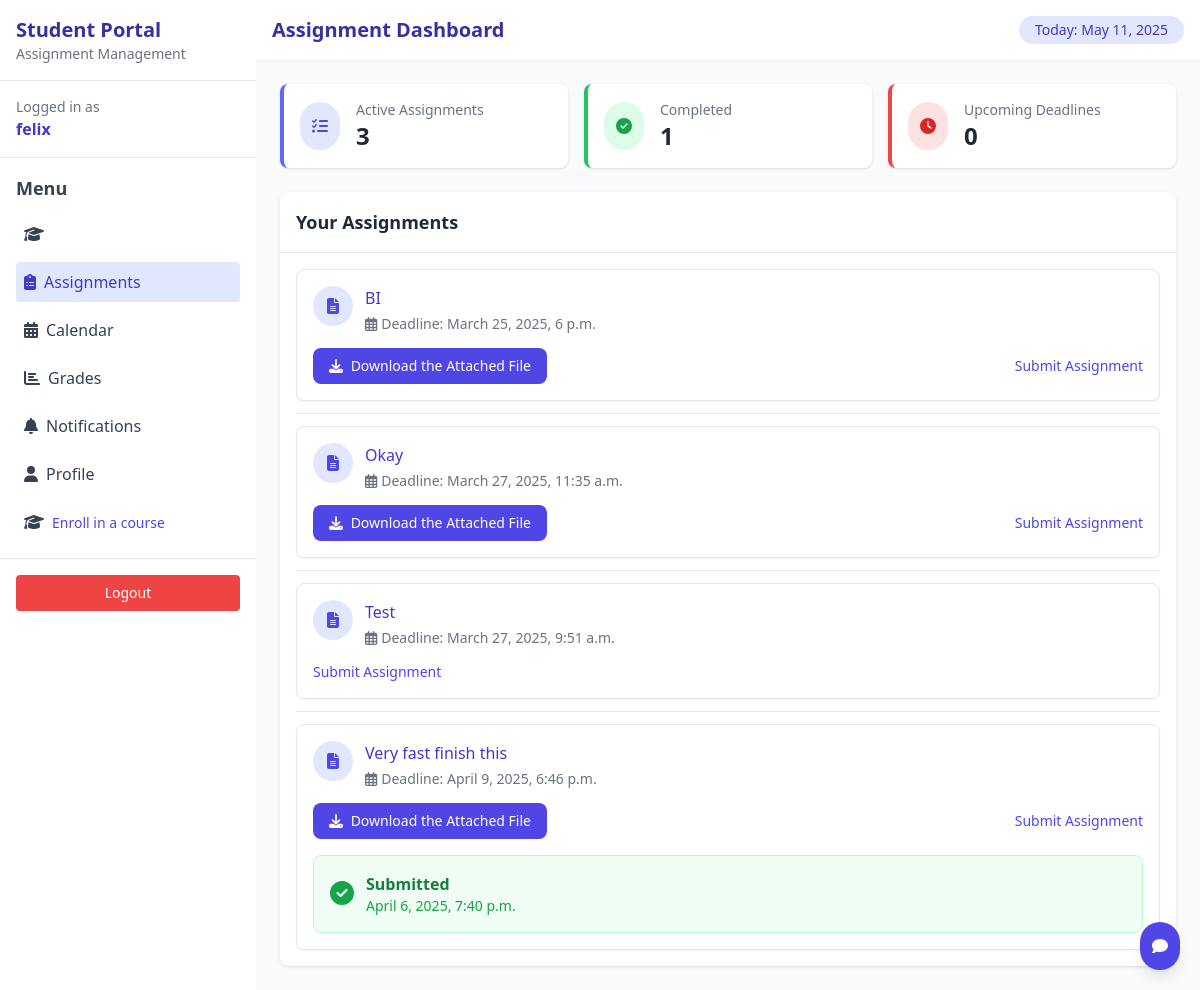
The page /assignments/ (signed in) on the database as committed earlier.
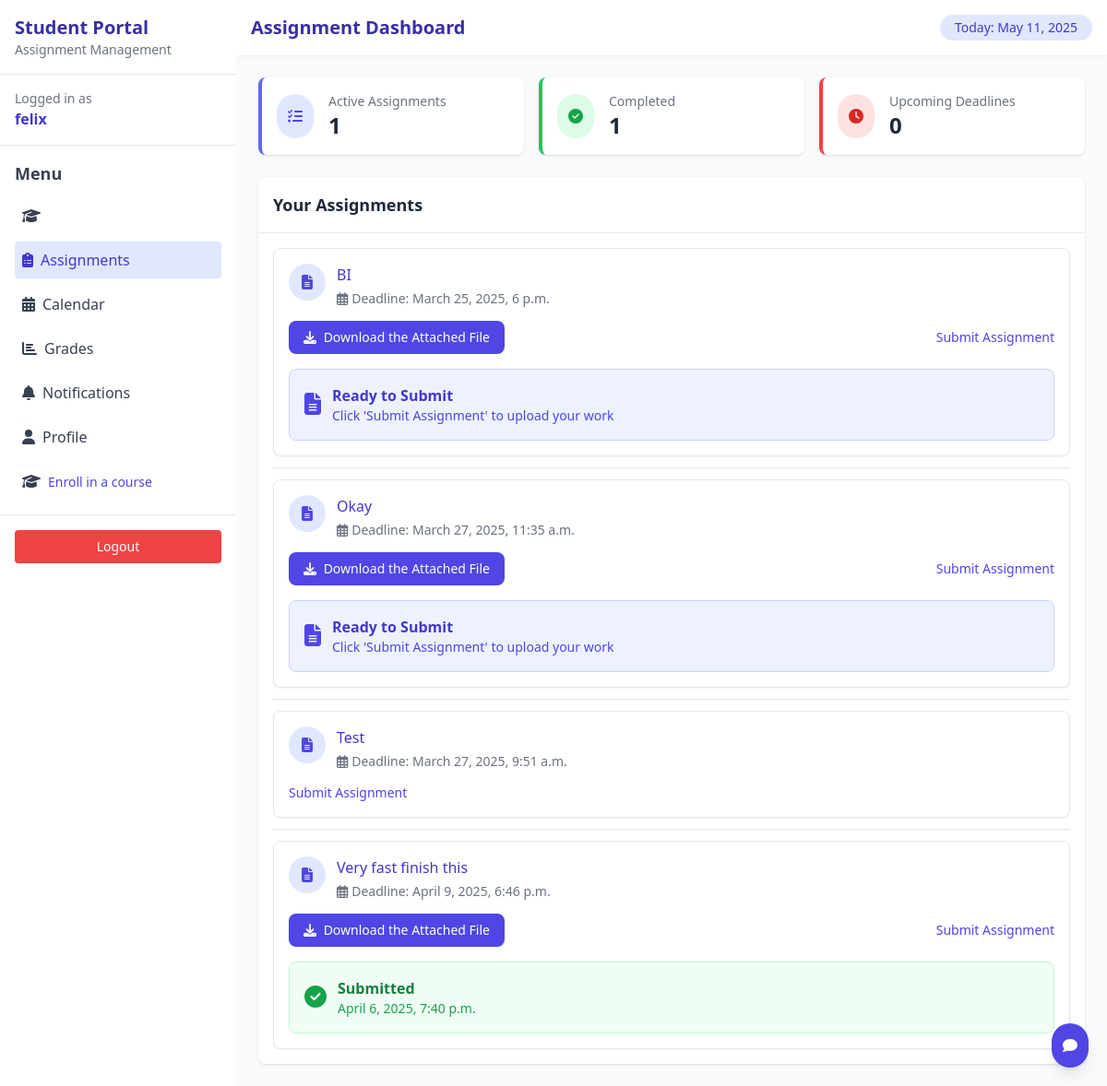
The same page on the database as committed later.
### submissions/models.py (models this page shows, shortened)
class Assignment(models.Model):
    title = models.CharField(max_length=200)
    description = models.TextField()
    deadline = models.DateTimeField()
    unit = models.ForeignKey(Unit, on_delete=models.CASCADE)
    attachment = models.FileField(upload_to=assignment_upload_path, null=True, blank=True)

class StudentSubmission(models.Model):
    student = models.ForeignKey(User, on_delete=models.CASCADE)
    assignment = models.ForeignKey(Assignment, on_delete=models.CASCADE)
    submitted_at = models.DateTimeField(null=True, blank=True)
    is_submitted = models.BooleanField(default=False)
    student_attachment = models.FileField(upload_to=assignment_upload_path_student, null=True, blank=True)
    marked = models.BooleanField(default=False)
    class SubmissionStatus(models.TextChoices):
        NOT_STARTED = 'NS', 'Not Started'
        IN_PROGRESS = 'IP', 'In Progress'
        SUBMITTED_EARLY = 'SE', 'Submitted Early'
        SUBMITTED_ON_TIME = 'ST', 'Submitted On Time'
        LATE_SUBMISSION = 'LS', 'Late Submission'
    status = models.CharField(
        max_length=2,
        choices=SubmissionStatus.choices,
        default=SubmissionStatus.NOT_STARTED
    )
    ai_feedback = models.TextField(blank=True, null=True)

### reminders/views.py (the view)
# urls.py: path("assignments/", assignment_list, name="assignment_list"),
@login_required
def assignment_list(request):
    student = request.user
    enrollments = Enrollment.objects.filter(student=student)
    courses = [enrollment.course for enrollment in enrollments]
    units = Unit.objects.filter(course__in=courses)
    assignments = Assignment.objects.all()
    submissions = StudentSubmission.objects.filter(student=student)
    completed_assignments = sum(1 for sub in submissions if sub.is_submitted)
    unsubmitted_assignments = [assignment for assignment in assignments if not any(sub.assignment.id == assignment.id for sub in submissions)]
    now = timezone.now()
    assignments_deadline = Assignment.objects.filter(
        deadline__gte=now,
        deadline__lte=now + timezone.timedelta(days=7)
    ).exclude(id__in=[sub.assignment.id for sub in submissions if sub.is_submitted])
    return render(request, "assignment_list.html", {
        "assignments": assignments,
        "submissions": submissions,
        "completed_assignments": completed_assignments,
        "unsubmitted_assignments": unsubmitted_assignments,
        "assignments_deadline": assignments_deadline,
        "courses": courses,
        "units": units,
    })

### reminders/templates/assignment_list.html (shortened to what the changed rows need)
{% load custom_filters %}
{% load static %}
<!DOCTYPE html>
<html lang="en">
<head>
    <script src="https://cdn.tailwindcss.com"></script>
</head>
<body class="bg-gradient-to-br from-blue-800 to-indigo-900 min-h-screen">
    <div class="flex h-screen">
        <div class="w-64 bg-white shadow-lg overflow-y-auto">
            <div class="p-4 border-b border-gray-200">
                <h1 class="text-xl font-bold text-indigo-800">Student Portal</h1>
            </div>
            <div class="p-4">
                <h2 class="text-lg font-semibold text-gray-700 mb-3">Menu</h2>
            </div>
        </div>
        <div class="flex-1 overflow-y-auto bg-gray-50">
            <div class="bg-white shadow-sm p-4 flex justify-between items-center">
                <h1 class="text-xl font-semibold text-indigo-800">Assignment Dashboard</h1>
            </div>
            <div class="p-6">
                <div class="grid grid-cols-1 md:grid-cols-3 gap-4 mb-6">
                    <div class="bg-white rounded-lg shadow p-4 border-l-4 border-indigo-500">
                        <div class="flex items-center">
                            <div>
                                <p class="text-sm text-gray-500">Active Assignments</p>
                                <p class="text-2xl font-bold text-gray-800">{{ unsubmitted_assignments|length }}</p>
                            </div>
                        </div>
                    </div>
                </div>
                <div class="bg-white rounded-lg shadow">
                    <div class="p-4 border-b border-gray-200">
                        <h2 class="text-lg font-semibold text-gray-800">Your Assignments</h2>
                    </div>
                    <div class="p-4">
                        <ul class="divide-y divide-gray-200">
                            {% for assignment in assignments %}
                                <li class="py-3 {% if forloop.first %}pt-0{% endif %} {% if forloop.last %}pb-0{% endif %}">
                                    <div class="flex items-stretch bg-white rounded-lg shadow-sm border border-gray-200 overflow-hidden">
                                        <div class="flex-1 p-4">
                                            <div class="flex items-start mb-3">
                                                <div class="h-10 w-10 rounded-full bg-indigo-100 flex items-center justify-center mr-3">
                                                    <i class="fas fa-file-alt text-indigo-600"></i>
                                                </div>
                                                <div>
                                                    <h3 class="font-medium text-indigo-700">{{ assignment.title }}</h3>
                                                    <div class="text-sm text-gray-500 mt-1">
                                                        <span class="inline-flex items-center">
                                                            <i class="far fa-calendar-alt mr-1"></i> Deadline: {{ assignment.deadline }}
                                                        </span>
                                                    </div>
                                                </div>
                                            </div>
                                            <div class="flex justify-between items-center">
                                                {% if assignment.attachment %}
                                                    <a href="{{ assignment.attachment.url }}" download class="bg-indigo-600 text-white px-4 py-2 rounded-lg text-sm hover:bg-indigo-700 transition">
                                                        <i class="fas fa-download mr-1"></i> Download the Attached File
                                                    </a>
                                                {% endif %}
                                                <a href="{% url 'submit_assignment' assignment.id %}" class="text-indigo-600 hover:text-indigo-800 text-sm">
                                                    Submit Assignment
                                                </a>
                                            </div>
                                            {% for submission in submissions %}
                                                {% if submission.assignment.id == assignment.id %}
                                                    <div class="mt-4">
                                                        {% if submission.is_submitted %}
                                                            <div class="bg-green-50 border border-green-200 rounded-lg p-4">
                                                                <div class="flex items-center">
                                                                    <div class="text-green-600 mr-3">
                                                                        <i class="fas fa-check-circle text-2xl"></i>
                                                                    </div>
                                                                    <div>
                                                                        <p class="font-semibold text-green-700">Submitted</p>
                                                                        <p class="text-sm text-green-600">{{ submission.submitted_at }}</p>
                                                                    </div>
                                                                </div>
                                                            </div>
                                                        {% else %}
                                                            <div class="bg-indigo-50 border border-indigo-200 rounded-lg p-4">
                                                                <div class="flex items-center">
                                                                    <div class="text-indigo-600 mr-3">
                                                                        <i class="fas fa-file-alt text-2xl"></i>
                                                                    </div>
                                                                    <div>
                                                                        <h3 class="font-semibold text-indigo-700">Ready to Submit</h3>
                                                                        <p class="text-sm text-indigo-600">
                                                                            Click 'Submit Assignment' to upload your work
                                                                        </p>
                                                                    </div>
                                                                </div>
                                                            </div>
                                                        {% endif %}
                                                    </div>
                                                {% endif %}
                                            {% endfor %}
                                        </div>
                                    </div>
                                </li>
                            {% endfor %}
                        </ul>
                    </div>
                </div>
            </div>
        </div>
    </div>
</body>
</html>

Rows that differ between the two databases and show on the page:
added StudentSubmission: is_submitted False (drawn), shows "Click 'Submit Assignment' to upload your work", shown under Assignment "BI"
added StudentSubmission: is_submitted False (drawn), shows "Click 'Submit Assignment' to upload your work", shown under Assignment "Okay"
Other text that changed with them:
{{ unsubmitted_assignments|length }}: "3" → "1"
